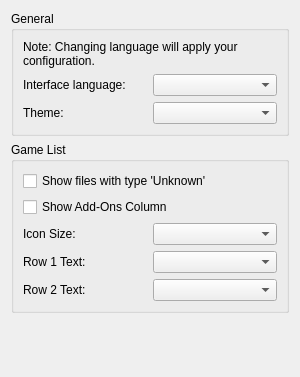
<?xml version="1.0" encoding="UTF-8"?>
<ui version="4.0">
 <class>ConfigureUi</class>
 <widget class="QWidget" name="ConfigureUi">
  <property name="geometry">
   <rect>
    <x>0</x>
    <y>0</y>
    <width>300</width>
    <height>377</height>
   </rect>
  </property>
  <property name="windowTitle">
   <string>Form</string>
  </property>
  <layout class="QVBoxLayout" name="verticalLayout">
   <item>
    <widget class="QGroupBox" name="general_groupBox">
     <property name="title">
      <string>General</string>
     </property>
     <layout class="QHBoxLayout" name="horizontalLayout">
      <item>
       <layout class="QVBoxLayout" name="verticalLayout_2">
        <item>
         <widget class="QLabel" name="label_change_language_info">
          <property name="text">
           <string>Note: Changing language will apply your configuration.</string>
          </property>
          <property name="wordWrap">
           <bool>true</bool>
          </property>
         </widget>
        </item>
        <item>
         <layout class="QHBoxLayout" name="horizontalLayout_2">
          <item>
           <widget class="QLabel" name="language_label">
            <property name="text">
             <string>Interface language:</string>
            </property>
           </widget>
          </item>
          <item>
           <widget class="QComboBox" name="language_combobox"/>
          </item>
         </layout>
        </item>
        <item>
         <layout class="QHBoxLayout" name="horizontalLayout_3">
          <item>
           <widget class="QLabel" name="theme_label">
            <property name="text">
             <string>Theme:</string>
            </property>
           </widget>
          </item>
          <item>
           <widget class="QComboBox" name="theme_combobox"/>
          </item>
         </layout>
        </item>
       </layout>
      </item>
     </layout>
    </widget>
   </item>
   <item>
    <widget class="QGroupBox" name="GameListGroupBox">
     <property name="title">
      <string>Game List</string>
     </property>
     <layout class="QHBoxLayout" name="GameListHorizontalLayout">
      <item>
       <layout class="QVBoxLayout" name="GeneralVerticalLayout">
        <item>
         <widget class="QCheckBox" name="show_unknown">
          <property name="text">
           <string>Show files with type 'Unknown'</string>
          </property>
         </widget>
        </item>
        <item>
         <widget class="QCheckBox" name="show_add_ons">
          <property name="text">
           <string>Show Add-Ons Column</string>
          </property>
         </widget>
        </item>
        <item>
         <layout class="QHBoxLayout" name="icon_size_qhbox_layout_2">
          <item>
           <widget class="QLabel" name="icon_size_label">
            <property name="text">
             <string>Icon Size:</string>
            </property>
           </widget>
          </item>
          <item>
           <widget class="QComboBox" name="icon_size_combobox"/>
          </item>
         </layout>
        </item>
        <item>
         <layout class="QHBoxLayout" name="row_1_qhbox_layout">
          <item>
           <widget class="QLabel" name="row_1_label">
            <property name="text">
             <string>Row 1 Text:</string>
            </property>
           </widget>
          </item>
          <item>
           <widget class="QComboBox" name="row_1_text_combobox"/>
          </item>
         </layout>
        </item>
        <item>
         <layout class="QHBoxLayout" name="row_2_qhbox_layout">
          <item>
           <widget class="QLabel" name="row_2_label">
            <property name="text">
             <string>Row 2 Text:</string>
            </property>
           </widget>
          </item>
          <item>
           <widget class="QComboBox" name="row_2_text_combobox"/>
          </item>
         </layout>
        </item>
       </layout>
      </item>
     </layout>
    </widget>
   </item>
   <item>
    <spacer name="verticalSpacer">
     <property name="orientation">
      <enum>Qt::Vertical</enum>
     </property>
     <property name="sizeHint" stdset="0">
      <size>
       <width>20</width>
       <height>40</height>
      </size>
     </property>
    </spacer>
   </item>
  </layout>
 </widget>
 <resources/>
 <connections/>
</ui>
